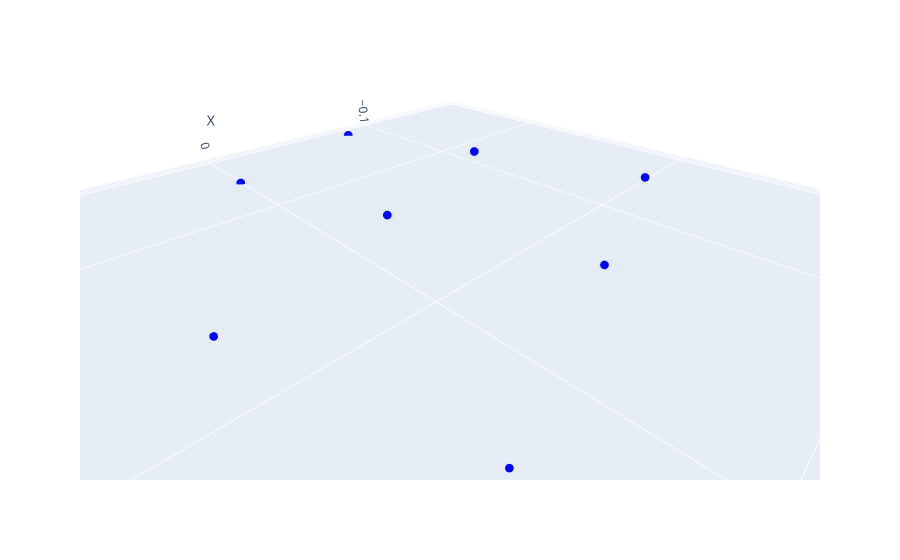

Notebook source saved alongside this figure:
### Code cell
import numpy as np

# compute centroid & normal as before
pts = np.vstack((x, y, z)).T
centroid = inliers.mean(axis=0)
_, _, vh = np.linalg.svd(inliers - centroid)
normal = vh[2] / np.linalg.norm(vh[2])

# build rotation matrix to align normal with Z
target = np.array([0, 0, 1.0])
axis = np.cross(normal, target)
if np.linalg.norm(axis) < 1e-6:
    R = np.eye(3)
else:
    axis = axis / np.linalg.norm(axis)
    angle = np.arccos(np.dot(normal, target))
    K = np.array([
        [    0, -axis[2],  axis[1]],
        [ axis[2],     0, -axis[0]],
        [-axis[1],  axis[0],     0]
    ])
    R = np.eye(3) + np.sin(angle)*K + (1 - np.cos(angle))*(K @ K)

# apply to whole cloud
pts_trans = (pts - centroid) @ R.T

# shift so inliers lie exactly at z=0
mask = np.abs((pts_trans @ target)) < dist_threshold
pts_trans[:, 2] -= pts_trans[mask, 2].mean()

# unpack and plot
x2, y2, z2 = pts_trans.T
fig = go.Figure(go.Scatter3d(x=x2, y=y2, z=z2, mode='markers', marker=dict(color='blue', size=3)))
fig.update_layout(scene=dict(xaxis_title='X', yaxis_title='Y', zaxis_title='Z', aspectmode='data'))
fig.show()

### Figure 1 — Plotly figure (JSON) as saved in the notebook; plotly's stock layout.template omitted (floating-point values rounded to 4 significant figures)
{"data": [{"marker": {"color": "blue", "size": 3}, "mode": "markers", "type": "scatter3d", "x": [-0.07991, 0.0009286, 0.08099, 0.1573, -0.1079, -0.02556, 0.05618, 0.1341, -0.1381, -0.05373, 0.03003, 0.1099, -0.1698, -0.08285, 0.003242, 0.08523], "y": [-0.1625, -0.1347, -0.1072, -0.08092, -0.08306, -0.05605, -0.02923, -0.003651, 0.000589, 0.02703, 0.05317, 0.07812, 0.08647, 0.1122, 0.1376, 0.1621], "z": [-0.001082, -0.0007634, -0.0007942, -0.000329, 0.0009351, 0.000341, 0.001301, 0.0005378, 0.0009751, 0.0005313, 0.0005326, 0.0004383, -0.0006865, -0.0006389, -0.0004253, -0.0008731]}], "layout": {"scene": {"aspectmode": "data", "xaxis": {"title": {"text": "X"}}, "yaxis": {"title": {"text": "Y"}}, "zaxis": {"title": {"text": "Z"}}}}}
